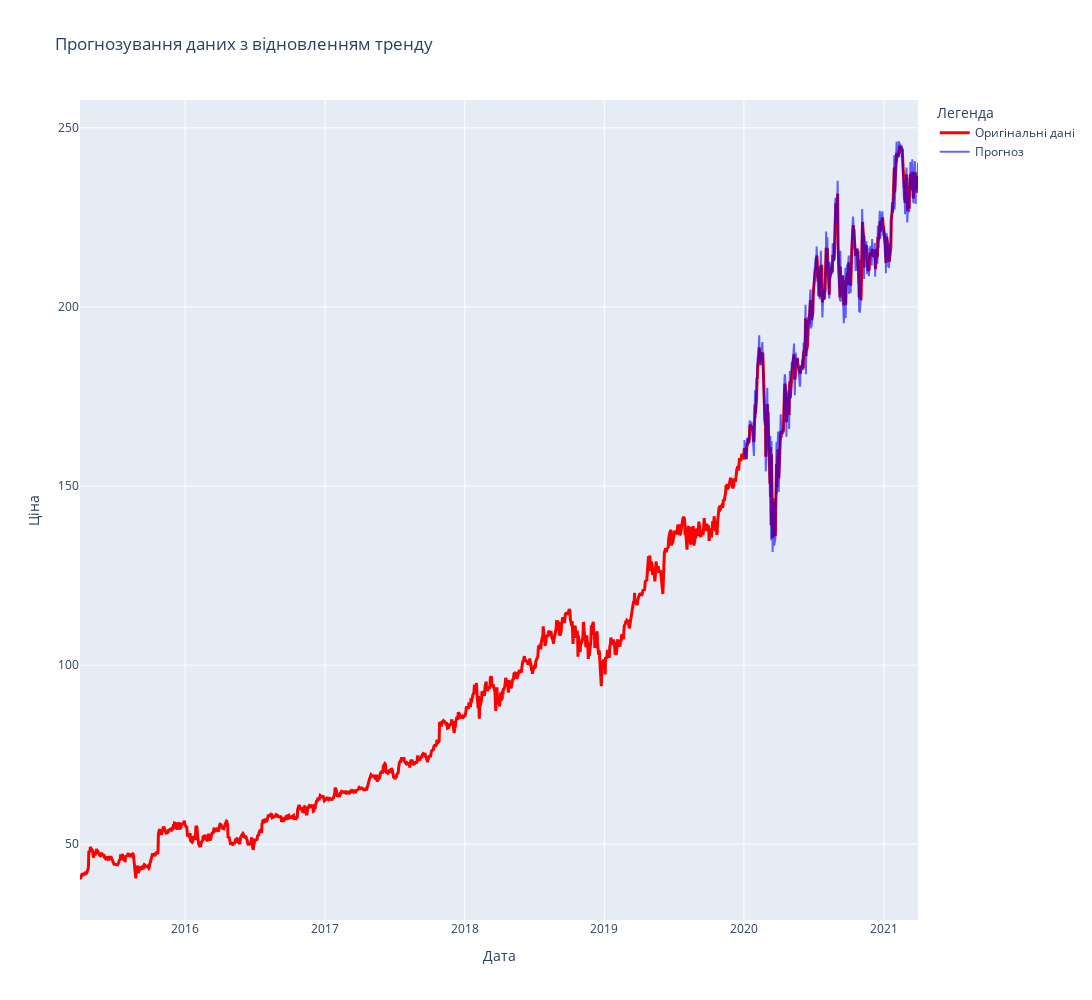

This figure's notebook cell:
### Code cell
import plotly.graph_objects as go

fig = go.Figure()

fig.add_trace(go.Scatter(x=data.index, y=data['Close'], mode='lines', name='Оригінальні дані',
                         line=dict(color='red', width=3)))

fig.add_trace(go.Scatter(x=initial_value.index, y=initial_value.values, mode='lines', name='Прогноз',
                         line=dict(color='blue', width=2), opacity=0.6))

fig.update_layout(
    title='Прогнозування даних з відновленням тренду',
    xaxis_title='Дата',
    yaxis_title='Ціна',
    legend_title='Легенда',
    width=1600,
    height=1000
)

fig.show()

### Figure 1 — Plotly figure (JSON) as saved in the notebook; plotly's stock layout.template omitted (floating-point values rounded to 4 significant figures; data arrays with more than 128 entries replaced by an {"elided": "..."} marker saying what was removed)
{"data": [{"line": {"color": "red", "width": 3}, "mode": "lines", "name": "Оригінальні дані", "type": "scatter", "x": {"elided": "1511 str values"}, "y": {"elided": "1511 float values"}}, {"line": {"color": "blue", "width": 2}, "mode": "lines", "name": "Прогноз", "opacity": 0.6, "type": "scatter", "x": {"elided": "314 str values"}, "y": {"elided": "314 float values"}}], "layout": {"height": 1000, "legend": {"title": {"text": "Легенда"}}, "title": {"text": "Прогнозування даних з відновленням тренду"}, "width": 1600, "xaxis": {"title": {"text": "Дата"}}, "yaxis": {"title": {"text": "Ціна"}}}}
